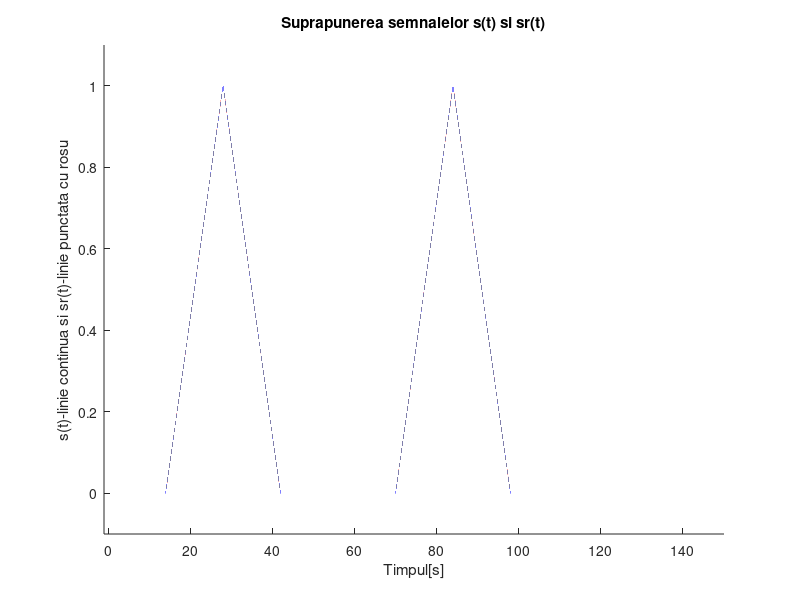
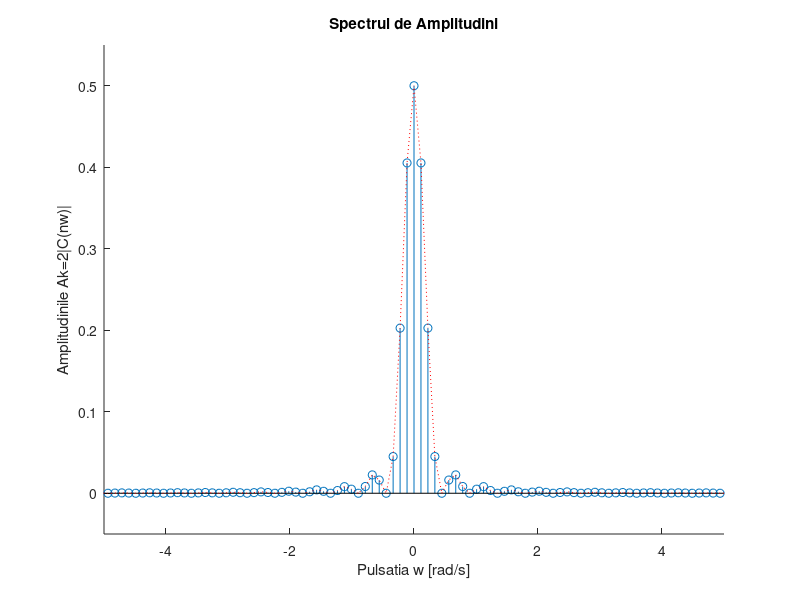

Write MATLAB code to recreate these figures, in order.
D=14;%avem un semanal triunghiular simetric monoalernant de durata D=14
T=4*D;%perioada semnalului
f=1/T;%frecventa semnalului
w=2*pi*f;%pulsatia semnalului
rezolutia=0.0001; %am ales rezolutia temporara de 0.1 ms
t=0:rezolutia:2*T;% t porneste de la valoarea initiala 0,cu pasul de 0.0001, afisand in final 2 perioade (2*T),
N=50;%numarul de coeficienti
s=(sawtooth(w*t,0.5)+abs(sawtooth(w*t,0.5)))/2;
%avem un semnal triunghiular redresat monoalternanta de perioada T=56
C = zeros(1,2*N+1);
%initializam vectorul de coeficienti cu valori nule
for n = -N:N
    C(n+N+1) = 1/T * integral(@(t)(1/2*sawtooth(w*t,0.5)+1/2*abs(sawtooth(w*t,0.5))).*exp(-1j*n*w*t),0,T) ;
    %calculul propriu-zis al coeficientiilor cu formula analitica
    %@(t) <=> dt
end
%calculam seria reconstruita cu numar finit de coeficienti
sr = 0;
for n = -N:N
    sr = sr + C(n+N+1)*exp(1j*n*w*t) ;
end
figure(1);
hold on
plot(t,s);%reprezentarea semnalului initial
plot(t,real(sr),':r',t,imag(sr),':r');%reprezentarea semnalului reconstruit
%:r inseamna linie punctata cu rosu
axis([-1 150 -0.1 1.1])
xlabel('Timpul[s]');
ylabel('s(t)-linie continua si sr(t)-linie punctata cu rosu');
title('Suprapunerea semnalelor s(t) si sr(t)')
hold off
%prin hold on/off pot reprezenta mai multe grafice in acelasi sistem
figure(2);
hold on
stem((-N:N)*w,2*abs(C));
%stem-fucntie pt reprezentarea valorilor discrete
plot((-N:N)*w,2*abs(C),':r')
xlabel('Pulsatia w [rad/s]');
ylabel('Amplitudinile Ak=2|C(nw)|');
axis([-5 5 -0.05 0.55])
title('Spectrul de Amplitudini');
hold off
%Analiza Fourier a semnalelor analogice  ne permite sa exprimam orice semnal ce indeplineste criteriul de suficienta Diriclet
%intr-o suma finita de semnale elementare,semnal necunoscut pe baza spectrului sau de amplitudini